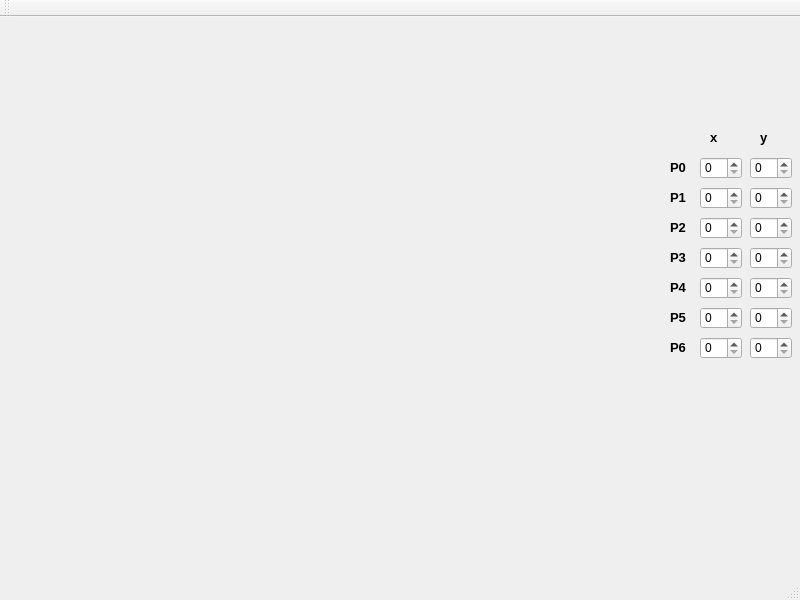
<?xml version="1.0" encoding="UTF-8"?>
<ui version="4.0">
 <class>MainWindow</class>
 <widget class="QMainWindow" name="MainWindow">
  <property name="geometry">
   <rect>
    <x>0</x>
    <y>0</y>
    <width>800</width>
    <height>600</height>
   </rect>
  </property>
  <property name="windowTitle">
   <string>MainWindow</string>
  </property>
  <widget class="QWidget" name="centralWidget">
   <widget class="QCustomPlot" name="customPlot" native="true">
    <property name="geometry">
     <rect>
      <x>10</x>
      <y>10</y>
      <width>651</width>
      <height>551</height>
     </rect>
    </property>
   </widget>
   <widget class="QSpinBox" name="p0x">
    <property name="geometry">
     <rect>
      <x>700</x>
      <y>140</y>
      <width>42</width>
      <height>22</height>
     </rect>
    </property>
    <property name="maximum">
     <number>200</number>
    </property>
   </widget>
   <widget class="QSpinBox" name="p1x">
    <property name="geometry">
     <rect>
      <x>700</x>
      <y>170</y>
      <width>42</width>
      <height>22</height>
     </rect>
    </property>
    <property name="maximum">
     <number>200</number>
    </property>
   </widget>
   <widget class="QSpinBox" name="p2x">
    <property name="geometry">
     <rect>
      <x>700</x>
      <y>200</y>
      <width>42</width>
      <height>22</height>
     </rect>
    </property>
    <property name="maximum">
     <number>200</number>
    </property>
   </widget>
   <widget class="QSpinBox" name="p3x">
    <property name="geometry">
     <rect>
      <x>700</x>
      <y>230</y>
      <width>42</width>
      <height>22</height>
     </rect>
    </property>
    <property name="maximum">
     <number>200</number>
    </property>
   </widget>
   <widget class="QSpinBox" name="p4x">
    <property name="geometry">
     <rect>
      <x>700</x>
      <y>260</y>
      <width>42</width>
      <height>22</height>
     </rect>
    </property>
    <property name="maximum">
     <number>200</number>
    </property>
   </widget>
   <widget class="QSpinBox" name="p5x">
    <property name="geometry">
     <rect>
      <x>700</x>
      <y>290</y>
      <width>42</width>
      <height>22</height>
     </rect>
    </property>
    <property name="maximum">
     <number>200</number>
    </property>
   </widget>
   <widget class="QSpinBox" name="p6x">
    <property name="geometry">
     <rect>
      <x>700</x>
      <y>320</y>
      <width>42</width>
      <height>22</height>
     </rect>
    </property>
    <property name="maximum">
     <number>200</number>
    </property>
   </widget>
   <widget class="QSpinBox" name="p0y">
    <property name="geometry">
     <rect>
      <x>750</x>
      <y>140</y>
      <width>42</width>
      <height>22</height>
     </rect>
    </property>
    <property name="maximum">
     <number>200</number>
    </property>
   </widget>
   <widget class="QSpinBox" name="p1y">
    <property name="geometry">
     <rect>
      <x>750</x>
      <y>170</y>
      <width>42</width>
      <height>22</height>
     </rect>
    </property>
    <property name="maximum">
     <number>200</number>
    </property>
   </widget>
   <widget class="QSpinBox" name="p2y">
    <property name="geometry">
     <rect>
      <x>750</x>
      <y>200</y>
      <width>42</width>
      <height>22</height>
     </rect>
    </property>
    <property name="maximum">
     <number>200</number>
    </property>
   </widget>
   <widget class="QSpinBox" name="p3y">
    <property name="geometry">
     <rect>
      <x>750</x>
      <y>230</y>
      <width>42</width>
      <height>22</height>
     </rect>
    </property>
    <property name="maximum">
     <number>200</number>
    </property>
   </widget>
   <widget class="QSpinBox" name="p4y">
    <property name="geometry">
     <rect>
      <x>750</x>
      <y>260</y>
      <width>42</width>
      <height>22</height>
     </rect>
    </property>
    <property name="maximum">
     <number>200</number>
    </property>
   </widget>
   <widget class="QSpinBox" name="p5y">
    <property name="geometry">
     <rect>
      <x>750</x>
      <y>290</y>
      <width>42</width>
      <height>22</height>
     </rect>
    </property>
    <property name="maximum">
     <number>200</number>
    </property>
   </widget>
   <widget class="QSpinBox" name="p6y">
    <property name="geometry">
     <rect>
      <x>750</x>
      <y>320</y>
      <width>42</width>
      <height>22</height>
     </rect>
    </property>
    <property name="maximum">
     <number>200</number>
    </property>
   </widget>
   <widget class="QLabel" name="label">
    <property name="geometry">
     <rect>
      <x>670</x>
      <y>140</y>
      <width>21</width>
      <height>21</height>
     </rect>
    </property>
    <property name="font">
     <font>
      <pointsize>10</pointsize>
      <weight>75</weight>
      <bold>true</bold>
     </font>
    </property>
    <property name="text">
     <string>P0</string>
    </property>
   </widget>
   <widget class="QLabel" name="label_2">
    <property name="geometry">
     <rect>
      <x>670</x>
      <y>170</y>
      <width>21</width>
      <height>21</height>
     </rect>
    </property>
    <property name="font">
     <font>
      <pointsize>10</pointsize>
      <weight>75</weight>
      <bold>true</bold>
     </font>
    </property>
    <property name="text">
     <string>P1</string>
    </property>
   </widget>
   <widget class="QLabel" name="label_3">
    <property name="geometry">
     <rect>
      <x>670</x>
      <y>290</y>
      <width>21</width>
      <height>21</height>
     </rect>
    </property>
    <property name="font">
     <font>
      <pointsize>10</pointsize>
      <weight>75</weight>
      <bold>true</bold>
     </font>
    </property>
    <property name="text">
     <string>P5</string>
    </property>
   </widget>
   <widget class="QLabel" name="label_4">
    <property name="geometry">
     <rect>
      <x>670</x>
      <y>260</y>
      <width>21</width>
      <height>21</height>
     </rect>
    </property>
    <property name="font">
     <font>
      <pointsize>10</pointsize>
      <weight>75</weight>
      <bold>true</bold>
     </font>
    </property>
    <property name="text">
     <string>P4</string>
    </property>
   </widget>
   <widget class="QLabel" name="label_5">
    <property name="geometry">
     <rect>
      <x>670</x>
      <y>230</y>
      <width>21</width>
      <height>21</height>
     </rect>
    </property>
    <property name="font">
     <font>
      <pointsize>10</pointsize>
      <weight>75</weight>
      <bold>true</bold>
     </font>
    </property>
    <property name="text">
     <string>P3</string>
    </property>
   </widget>
   <widget class="QLabel" name="label_6">
    <property name="geometry">
     <rect>
      <x>670</x>
      <y>200</y>
      <width>21</width>
      <height>21</height>
     </rect>
    </property>
    <property name="font">
     <font>
      <pointsize>10</pointsize>
      <weight>75</weight>
      <bold>true</bold>
     </font>
    </property>
    <property name="text">
     <string>P2</string>
    </property>
   </widget>
   <widget class="QLabel" name="label_7">
    <property name="geometry">
     <rect>
      <x>670</x>
      <y>320</y>
      <width>21</width>
      <height>21</height>
     </rect>
    </property>
    <property name="font">
     <font>
      <pointsize>10</pointsize>
      <weight>75</weight>
      <bold>true</bold>
     </font>
    </property>
    <property name="text">
     <string>P6</string>
    </property>
   </widget>
   <widget class="QLabel" name="label_8">
    <property name="geometry">
     <rect>
      <x>710</x>
      <y>110</y>
      <width>21</width>
      <height>21</height>
     </rect>
    </property>
    <property name="font">
     <font>
      <pointsize>10</pointsize>
      <weight>75</weight>
      <bold>true</bold>
     </font>
    </property>
    <property name="text">
     <string>x</string>
    </property>
   </widget>
   <widget class="QLabel" name="label_9">
    <property name="geometry">
     <rect>
      <x>760</x>
      <y>110</y>
      <width>21</width>
      <height>21</height>
     </rect>
    </property>
    <property name="font">
     <font>
      <pointsize>10</pointsize>
      <weight>75</weight>
      <bold>true</bold>
     </font>
    </property>
    <property name="text">
     <string>y</string>
    </property>
   </widget>
  </widget>
  <widget class="QMenuBar" name="menuBar">
   <property name="geometry">
    <rect>
     <x>0</x>
     <y>0</y>
     <width>800</width>
     <height>21</height>
    </rect>
   </property>
  </widget>
  <widget class="QToolBar" name="mainToolBar">
   <attribute name="toolBarArea">
    <enum>TopToolBarArea</enum>
   </attribute>
   <attribute name="toolBarBreak">
    <bool>false</bool>
   </attribute>
  </widget>
  <widget class="QStatusBar" name="statusBar"/>
 </widget>
 <layoutdefault spacing="6" margin="11"/>
 <customwidgets>
  <customwidget>
   <class>QCustomPlot</class>
   <extends>QWidget</extends>
   <header>qcustomplot.h</header>
   <container>1</container>
  </customwidget>
 </customwidgets>
 <resources/>
 <connections/>
</ui>
